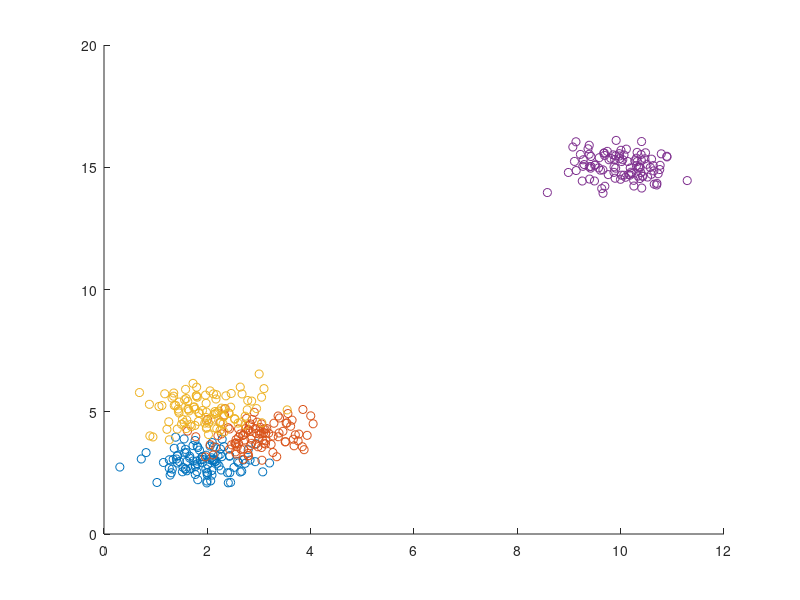

Recreate this plot in MATLAB. (Note: this script raises an error after producing the figure.)
%k means from scratch

clear all


%create some fake data
u1 = [2,3];
u2 = [3,4];
u3 = [2,5];
u4 = [10,15];
c1 = [0.5,0.5];
c2 = [0.5,0.5];
c3 = [0.5,0.5];
c4 = [0.5,0.5];
nn = 100;

X0 = [c1(1)*randn(nn,1) + u1(1), c1(2)*randn(nn,1) + u1(2)];
X1 = [c2(1)*randn(nn,1) + u2(1), c2(2)*randn(nn,1) + u2(2)];
X2 = [c3(1)*randn(nn,1) + u3(1), c3(2)*randn(nn,1) + u3(2)];
X3 = [c4(1)*randn(nn,1) + u4(1), c4(2)*randn(nn,1) + u4(2)];


figure(1)
scatter(X0(:,1),X0(:,2),'r.');
hold on
scatter(X1(:,1),X1(:,2),'b.');
hold on
scatter(X2(:,1),X2(:,2),'c.');
hold on
scatter(X3(:,1),X3(:,2),'k.');
hold off

%Get working data
X = [X0;X1;X2;X3];
Y = [ones(nn,1)*1; ones(nn,1)*2; ones(nn,1)*3; ones(nn,1)*4];

%% weaponize it

km = 2;

[means,grpIndex] = kMeansIterative(X,km);

figure
for mm = 1:km
    groupdata = X(grpIndex == mm, :);

    scatter(groupdata(:,1),groupdata(:,2))
    hold on
    scatter(means(mm,1),means(mm,2),'g*')
    hold on
end
hold off

%%

[NN,SS] = size(X);
kmeans = 3;
maxiter = 1000;

%initialize means
rng('shuffle')
seeds = randi(NN, kmeans, 1);
means = X(seeds,:)

% figure
% scatter(X0(:,1),X0(:,2),'r.');
% hold on
% scatter(X1(:,1),X1(:,2),'b.');
% hold on
% scatter(means(:,1),means(:,2),'g*');
% hold off


clusters = [];

groups = ones(NN,1);
prevgroups = groups;

doneso = 0;
figure(2)
for tt = 1:maxiter

    %compute voronoi groups
    dist2means = zeros(NN,kmeans);

    for mm = 1:kmeans
        scale = X - repmat(means(mm,:),NN,1);
        dist = sqrt(sum(abs(scale).^2,2));
        
        dist2means(:,mm) = dist;
    end

    
    [~,groups] = min(dist2means,[],2);


    clf
    %get data groupings and compute new means
    for mm = 1:kmeans
        groupdata = X(groups == mm, :);
        
        scatter(groupdata(:,1),groupdata(:,2))
        hold on
        scatter(means(mm,1),means(mm,2),'g*')
        hold on
        
        means(mm,:) = mean(groupdata,1);
    end
    hold off
    w = waitforbuttonpress;
    if w == 0
        break;
    else
        
    end
    
    %check if we stopped changing
    if(isequal(groups,prevgroups) )
       doneso = 1;
       fprintf('convergence in %d steps',tt)
       break; 
    end
    prevgroups = groups;
end

means

if(doneso == 0)
   disp('failed to converge!') 
end
